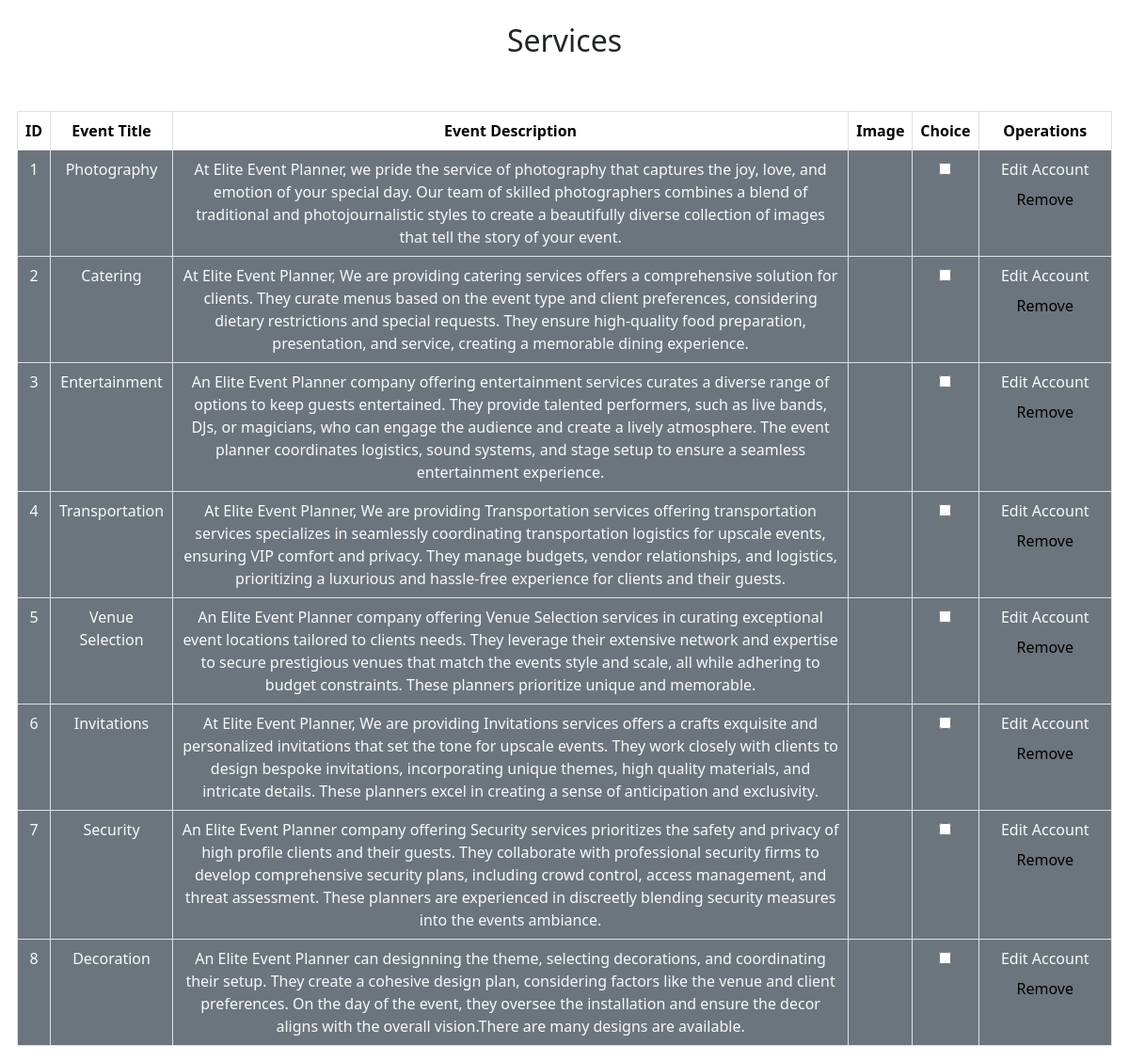
Page /Service/show_service.php on the committed database.
### tables this page shows
CREATE TABLE `service` (
  `service_id` int(11) NOT NULL,
  `service_title` varchar(255) NOT NULL,
  `service_description` varchar(10000) NOT NULL,
  `service_image1` varchar(255) NOT NULL
);

### Service/show_service.php (the view, shortened to what this page needs)
<?php
include('connect.php');
$query="select * from service";
$result =mysqli_query($con,$query);
?>
<!DOCTYPE html>
<html>
<head>
     <link rel="stylesheet" href="https://cdnjs.cloudflare.com/ajax/libs/font-awesome/4.7.0/css/font-awesome.min.css">
    <link href="https://cdn.jsdelivr.net/npm/bootstrap@5.3.2/dist/css/bootstrap.min.css" rel="stylesheet">
</head>
<body>
       <br> <div class="text-center">
            <h2>Services</h2>
        </div><br><br>
<div class="container p-0 " >
    <form action="" method="post">
        <div class="row">
            <table class="table table-bordered text-center">
                <thead>
                    <tr>
                        <th>ID</th>
                        <th>Event Title</th>
                        <th>Event Description</th>
                        <th>Image</th>
                        <th>Choice</th>
                        <th colspan='2'>Operations</th>
                    </tr>
                </thead>
                        <?php
                            while($row= mysqli_fetch_assoc($result))
                            {
                                $service_id=$row['service_id'];
                        ?>
                <tbody>
                    <tr>
                        <td  class="bg-secondary text-light"><?php echo $row['service_id']; ?></td>
                        <td  class="bg-secondary text-light"><?php echo $row['service_title']; ?></td>
                        <td  class="bg-secondary text-light"><?php echo $row['service_description']; ?></td>
                        <td  class="bg-secondary text-light"><img src="./images/<?php echo $row['service_image1'];?>" alt="" class="cart_imgs"></td>
                        <td  class="bg-secondary text-light"><input type="checkbox" name="removeitem[]" value="<?php echo $service_id ?>"></td>
                        <td  class="bg-secondary text-light">
                          <a class="nav-link text-light" aria-current="page" href="index2.php?edit_account=<?php echo $service_id?>">Edit Account</a>
                          <input type="submit" value="Remove" class="bg-secondary px-3 py-2 border-0 mx-3" name="remove_cart">
                        </td>
                      </tr>
                </tbody>
                <?php
                  }
                ?>
            </table>
        </div>
    </form>
</div>
    </body>
    </html>

### rows in the picture
service: service_id "1", service_title "Photography", service_description "At Elite Event Planner, we pride the service of photography that captures the joy, love, and emotion of your special day. Our team of skilled photographers combines a blend of traditional and photojournalistic styles to create a beautifully diverse collection of images that tell the story of your event."
service: service_id "2", service_title "Catering", service_description "At Elite Event Planner, We are providing catering services offers a comprehensive solution for clients. They curate menus based on the event type and client preferences, considering dietary restrictions and special requests. They ensure high-quality food preparation, presentation, and service, creating a memorable dining experience."
service: service_id "3", service_title "Entertainment", service_description "An Elite Event Planner company offering entertainment services curates a diverse range of options to keep guests entertained. They provide talented performers, such as live bands, DJs, or magicians, who can engage the audience and create a lively atmosphere. The event planner coordinates logistics, sound systems, and stage setup to ensure a seamless entertainment experience."
service: service_id "4", service_title "Transportation", service_description "At Elite Event Planner, We are providing Transportation services offering transportation services specializes in seamlessly coordinating transportation logistics for upscale events, ensuring VIP comfort and privacy. They manage budgets, vendor relationships, and logistics, prioritizing a luxurious and hassle-free experience for clients and their guests."
service: service_id "5", service_title "Venue Selection", service_description "An Elite Event Planner company offering Venue Selection services in curating exceptional event locations tailored to clients needs. They leverage their extensive network and expertise to secure prestigious venues that match the events style and scale, all while adhering to budget constraints. These planners prioritize unique and memorable."
service: service_id "6", service_title "Invitations", service_description "At Elite Event Planner, We are providing Invitations services offers a crafts exquisite and personalized invitations that set the tone for upscale events. They work closely with clients to design bespoke invitations, incorporating unique themes, high quality materials, and intricate details. These planners excel in creating a sense of anticipation and exclusivity."
service: service_id "7", service_title "Security", service_description "An Elite Event Planner company offering Security services prioritizes the safety and privacy of high profile clients and their guests. They collaborate with professional security firms to develop comprehensive security plans, including crowd control, access management, and threat assessment. These planners are experienced in discreetly blending security measures into the events ambiance."
service: service_id "8", service_title "Decoration", service_description "An Elite Event Planner can designning the theme, selecting decorations, and coordinating their setup. They create a cohesive design plan, considering factors like the venue and client preferences. On the day of the event, they oversee the installation and ensure the decor aligns with the overall vision.There are many designs are available."
